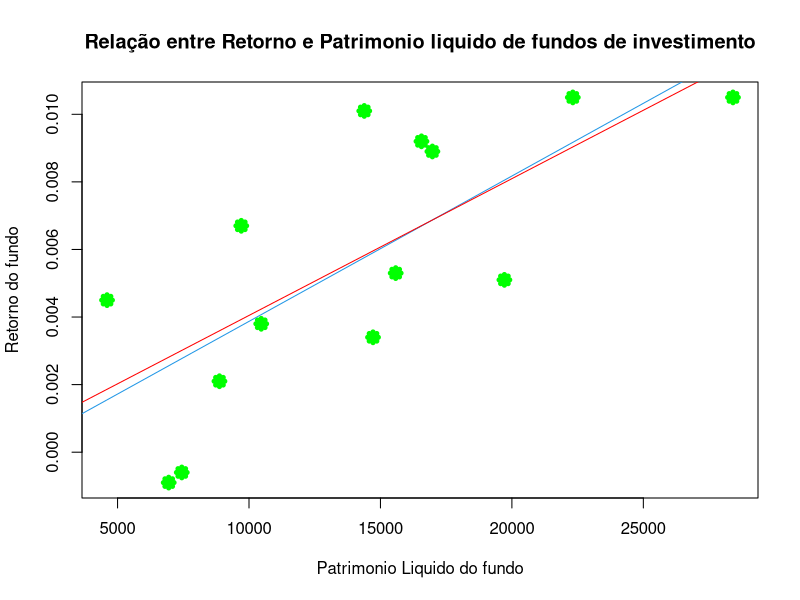

Recreate this plot in R.
rm(list=ls(all=TRUE))
# install.packages("AER")
library(AER)
dados <- read.table("ArquivoExercicio1.csv",header=T,sep=";", dec=".",check.names = F)
names(dados) <- c("Fundos","PL em milhoes","Retorno")


# Questão 1 - Feito
plot(dados$`PL em milhoes`, dados$Retorno,
     pch  = 8,
     col  = "green",
     lwd  = 5,
     main = "Relação entre Retorno e Patrimonio liquido de fundos de investimento",
     xlab = "Patrimonio Liquido do fundo",
     ylab = "Retorno do fundo")

# Questão 2 - Feito
media <- c(mean(dados$`PL em milhoes`),mean(dados$Retorno))
mediana <- c(median(dados$`PL em milhoes`),median(dados$Retorno))
minimo <- c(min(dados$`PL em milhoes`),min(dados$Retorno))
maximo <- c(max(dados$`PL em milhoes`),max(dados$Retorno))
desvio_padrao <- c(sd(dados$`PL em milhoes`),sd(dados$Retorno))
variancia <- c(var(dados$`PL em milhoes`),var(dados$Retorno))
enriched_data <- cbind.data.frame(media,mediana,minimo,maximo,
                                  desvio_padrao,variancia)


# Questão 3 - Feito

covariancia <- cov(dados$`PL em milhoes`,dados$Retorno)
correlacao <- cor(dados$`PL em milhoes`,dados$Retorno)

# Questão 4 - Feito 

x <- dados$`PL em milhoes`
y <- dados$Retorno
reg <- lm(y ~ x)

# Questão 5 - Feito

abline(reg, col=4)

# Questão 6 - Feito

coef(reg)

reg_slm <- summary(reg)
reg_slm[13]

#' O P valor do modelo é significativo 
#' O modelo explicado tem o R-quadrado = 53,5%

# Questão 7 - Feito

reg_slm$r.squared
reg_slm$aliased
reg_slm
require(broom)
glance(reg)$p.value
toString(reg_slm$r.squared)
#' O modelo explicado tem o R-quadrado = 53,5% ou seja,
#' as variações do Retorno são explicadas em 53,5% dos casos pelo PL, sendo então,
#' um modelo aceitavel

# Questão 8 - Feito

#Intercepto
reg_slm$coefficients[1,4]
#Coeficiente
reg_slm$coefficients[2,4]
#nivel de significancia = p valor 
#' O p valor do Alfa é mairo que 5% por isso faz a variavel ser insignificante,
#' já o p valor do Beta é menor que 5%, por isso é significante


# Questão 9

result <- reg_slm$coefficients[1,1] + reg_slm$coefficients[2,1] * 7800
result
predict(reg)
# Questão 10

x <- dados$`PL em milhoes`
y <- dados$Retorno
regSemAlfa <- lm(y ~ x - 1)

# Questão 11

abline(regSemAlfa, col="red")

# Questão 12

regSemAlfa_slm <- summary(regSemAlfa)
#Printar R2, e o p valor de x
regSemAlfa_slm
#' Grande parte dos indicadores melhoraram em relação ao modelo anterior
#' por conta disso é um modelo melhorado que o primeiro
#' R2 melhorou de 53% para 85% sendo um modelo mais adequado que o primeiro,
#' o P Valor de x dele se tornou estatisticamente igual a 0, por isso melhorou
#' O P Valor do modelo se tornou estatisticamente igual 0

# Questão 13

#' Grande parte dos indicadores melhoraram em relação ao modelo anterior
#' por conta disso é um modelo melhorado que o primeiro
#' Printe o R Quadrado e a diferença entre eles assumindo e em %
#' e o 2 é o mais adequado por conta do R

# Questão 14

regSemAlfa_slm$coefficients[1]
# Assumindo o modelo mais preciso, o 2, a melhor firma é a com o maior PL disponivel


# Questão 15
 # Idade do Fundo, Taxa de adminisitração, taxa de performance 
 # Nome do artigo fonte: https://convibra.org/congresso/res/uploads/pdf/artigo23093_20201802.pdf
